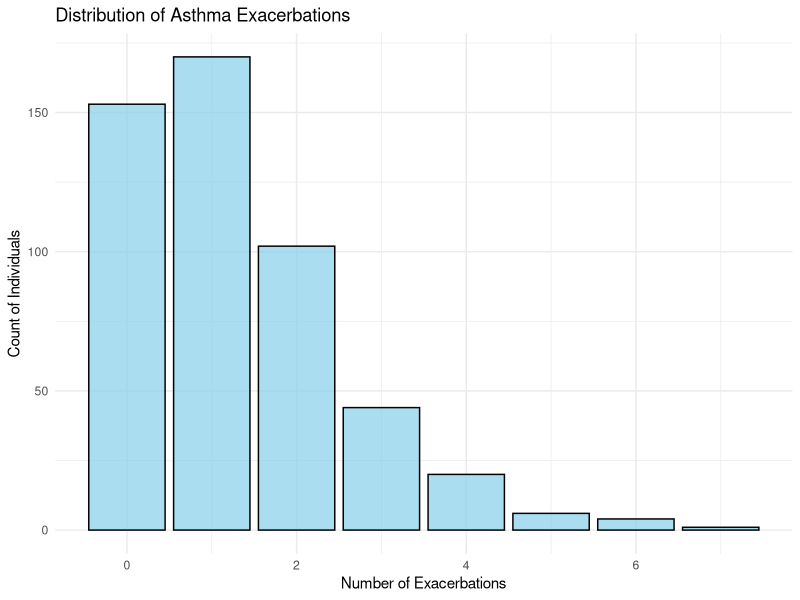

The R source for this figure:
## ---- chunk 1
# Load required packages
library(ggplot2)
library(dplyr)
## ---- chunk 2
#| echo: false

# Load the dataset
asthma_data <- read.csv("data/asthma_data.csv")

# Convert Smoking_Status to a factor
asthma_data$Smoking_Status <- factor(asthma_data$Smoking_Status, labels = c("Non-Smoker", "Smoker"))

# Inspect the structure of the dataset
str(asthma_data)
## ---- chunk 3
# Summary statistics
asthma_data %>%
  summarize(
    Mean_Exacerbations = mean(Exacerbations),
    Variance_Exacerbations = var(Exacerbations)
  )

# Bar chart of exacerbation counts
ggplot(asthma_data, aes(x = Exacerbations)) +
  geom_bar(fill = "skyblue", color = "black", alpha = 0.7) +
  labs(
    title = "Distribution of Asthma Exacerbations",
    x = "Number of Exacerbations",
    y = "Count of Individuals"
  ) +
  theme_minimal()
## ---- chunk 4
asthma_data <- asthma_data %>%
  mutate(Age_Group = cut(Age, breaks = c(-Inf, 40, 60, Inf), labels = c("<40", "40-60", ">60")))
## ---- chunk 5
# Fit the Poisson regression model
poisson_model <- glm(
  Exacerbations ~ Age + Smoking_Status,
  family = poisson(link = "log"),
  data = asthma_data
)

# View the model summary
summary(poisson_model)
## ---- chunk 6
# Calculate Pearson residuals
asthma_data$Pearson_Residuals <- residuals(poisson_model, type = "pearson")
## ---- chunk 7
# Calculate chi-square test statistic
chisq_test <- sum(asthma_data$Pearson_Residuals^2)

# Degrees of freedom
df <- nrow(asthma_data) - length(coef(poisson_model))

# p-value
p_value <- 1 - pchisq(chisq_test, df)

# Display results
list(Chi_Square_Statistic = chisq_test, Degrees_of_Freedom = df, P_Value = p_value)
